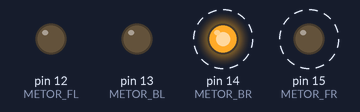
A sketch run on a simulated Arduino Uno, built with avr-gcc and run on an emulated ATmega328P. On the bench: output pins drawn as LEDs (lit = HIGH). Dashed ring = blinking.

Above: at 0.5 s.
Timing chart, 0 to 4.6 s (numbered marks = the images above):
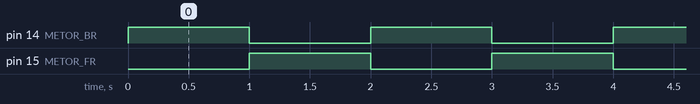

Measured:
- by itself, pin 14 (METOR_BR), pin 15 (METOR_FR): alternates HIGH for 1.0 s and LOW for 1.0 s

The sketch:

Motor_Test.ino
```cpp
#define METOR_FL 12
#define METOR_BL 13
#define METOR_FR 15
#define METOR_BR 14

void setup() {

  pinMode(METOR_FL, OUTPUT) ;
  pinMode(METOR_BL, OUTPUT) ;
  pinMode(METOR_FR, OUTPUT) ;
  pinMode(METOR_BR, OUTPUT) ;

}


void loop() {

  digitalWrite(METOR_FR, LOW);
  digitalWrite(METOR_BR, HIGH);

  delay(1000);

  digitalWrite(METOR_BR, LOW);
  digitalWrite(METOR_FR, HIGH);

  delay(1000);

}
```
